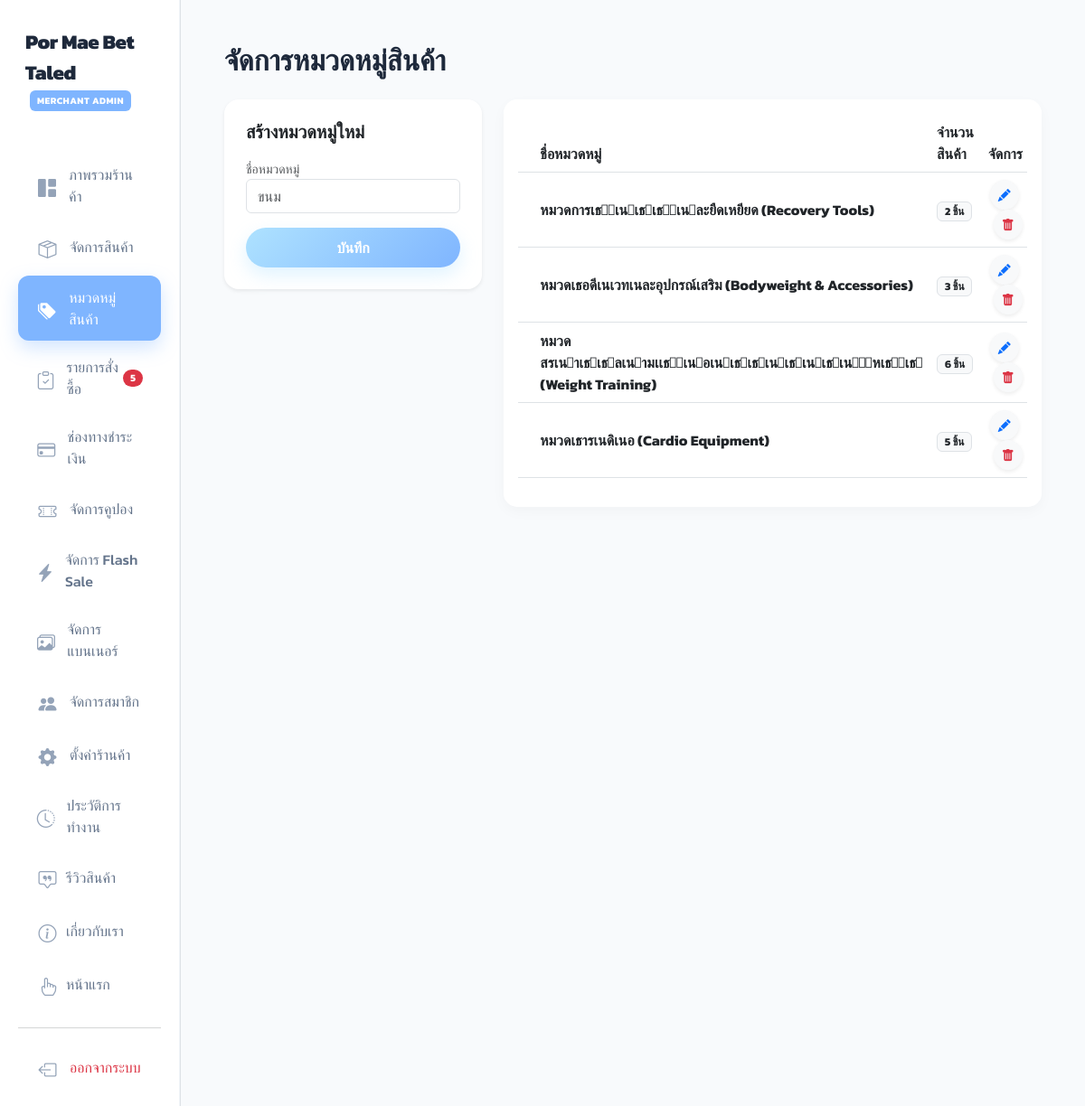
The app's page /admin_categories.php (signed in), older data.
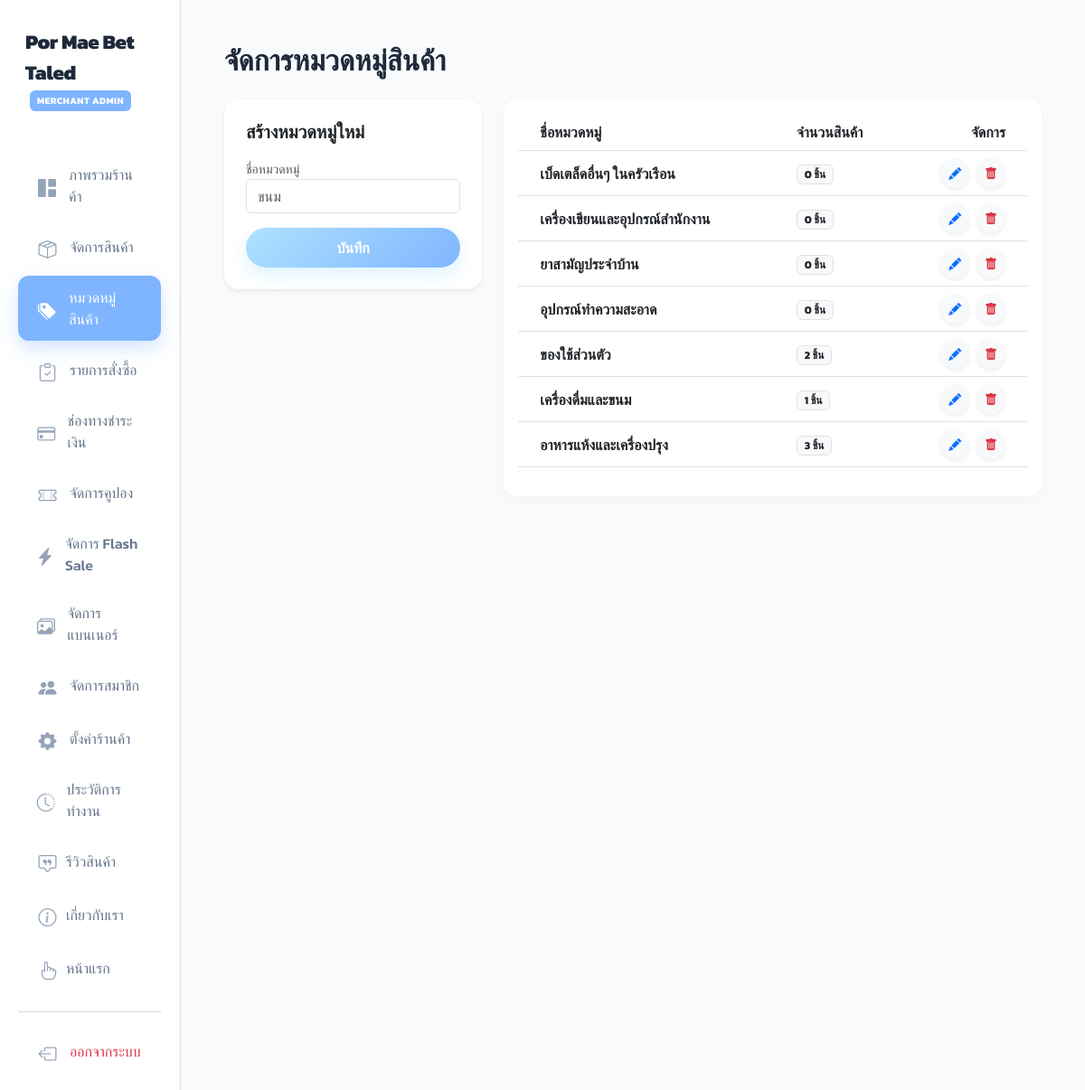
The same page, newer data.
### tables this page shows
CREATE TABLE `categories` (
  `id` int(11) NOT NULL,
  `name` varchar(100) NOT NULL
);

### db.php (called while the page is built, shortened)
<?php
function get_csrf_token() {
    return $_SESSION['csrf_token'] ?? '';
}
?>

### admin_categories.php (the view, shortened to what the changed rows need)
<?php
include 'db.php';
?>
<!DOCTYPE html>
<html lang="th">
<head>
    <link href="https://cdn.jsdelivr.net/npm/bootstrap@5.3.0/dist/css/bootstrap.min.css" rel="stylesheet">
    <link rel="stylesheet" href="https://cdn.jsdelivr.net/npm/bootstrap-icons@1.11.1/font/bootstrap-icons.css">
</head>
<body>
<div class="container-fluid">
    <div class="row">
        <div class="col-md-2 p-0 border-end bg-white">
            <div class="collapse d-md-block" id="sidebarMenu">
                <div style="min-height: 100vh;">
                    <?php include 'admin_sidebar.php'; ?>
                </div>
            </div>
        </div>
        <div class="col-md-10 p-4 p-md-5">
            <h2 class="fw-bold mb-4">จัดการหมวดหมู่สินค้า</h2>
            <div class="row">
                <div class="col-md-8">
                    <div class="card table-card p-3">
                        <div class="table-responsive">
                            <table class="table align-middle table-hover">
                                <thead class="bg-light">
                                    <tr>
                                        <th class="ps-4">ชื่อหมวดหมู่</th>
                                        <th>จำนวนสินค้า</th>
                                        <th class="text-end pe-4">จัดการ</th>
                                    </tr>
                                </thead>
                                <tbody>
                                    <?php
                                    $res = mysqli_query($conn, "SELECT c.*, (SELECT COUNT(*) FROM products p WHERE p.category_id = c.id) as prod_count FROM categories c ORDER BY c.id DESC");
                                    if(mysqli_num_rows($res) > 0): while($row = mysqli_fetch_assoc($res)):
                                    ?>
                                    <tr>
                                        <td class="ps-4 fw-bold"><?= $row['name'] ?></td>
                                        <td><span class="badge bg-light text-dark border"><?= $row['prod_count'] ?> ชิ้น</span></td>
                                        <td class="text-end pe-4">
                                            <button onclick="editCat(<?= $row['id'] ?>, '<?= $row['name'] ?>')" class="btn btn-light text-primary btn-sm rounded-circle shadow-sm me-1" data-bs-toggle="modal" data-bs-target="#editModal"><i class="bi bi-pencil-fill"></i></button>
                                            <a href="?delete=<?= $row['id'] ?>&csrf_token=<?= get_csrf_token() ?>" class="btn btn-light text-danger btn-sm rounded-circle shadow-sm" onclick="return confirm('ยืนยันลบ?');"><i class="bi bi-trash-fill"></i></a>
                                        </td>
                                    </tr>
                                    <?php endwhile; else: ?>
                                        <tr><td colspan="3" class="text-center py-4 text-muted">ยังไม่มีหมวดหมู่</td></tr>
                                    <?php endif; ?>
                                </tbody>
                            </table>
                        </div>
                    </div>
                </div>
            </div>
        </div>
    </div>
</div>
</body>
</html>

### admin_sidebar.php (shortened to what the changed rows need)
<?php
$current_page = basename($_SERVER['PHP_SELF']);
?>
<link rel="stylesheet" href="style.css?v=2.3">
<div class="sidebar d-flex flex-column h-100">
    <nav class="nav flex-column">
        <?php
        $pending_orders_count = 0;
        if (isset($conn)) {
            $q_pending = mysqli_query($conn, "SELECT COUNT(*) as count FROM orders WHERE status = 'pending'");
            if ($q_pending) {
                $pending_orders_count = mysqli_fetch_assoc($q_pending)['count'] ?? 0;
            }
        }
        ?>
        <a class="nav-link <?= $current_page == 'admin_orders.php' ? 'active' : '' ?>" href="admin_orders.php">
            <i class="bi bi-clipboard-check"></i> รายการสั่งซื้อ
            <?php if($pending_orders_count > 0): ?>
                <span class="badge bg-danger ms-auto rounded-pill" style="font-size: 0.7rem; padding: 4px 8px; font-weight: 700;"><?= $pending_orders_count ?></span>
            <?php endif; ?>
        </a>
    </nav>
</div>

Row changes from the older to the newer data that the page shows:
removed categories: name "หมวดการเธืเนเธเธูเนละยืดเหยียด (Recovery Tools)", prod_count "2"
removed categories: name "หมวดเธอดีเนเวทเนละอุปกรณ์เสริม (Bodyweight & Accessories)", prod_count "3"
removed categories: name "หมวดสรเนาเธเธลเนามเเธืเนอเนเธเธเนเธเนเธเนำหเธัเธ (Weight Training)", prod_count "6"
removed categories: name "หมวดเธารเนดิเนอ (Cardio Equipment)", prod_count "5"
added categories: name "เบ็ดเตล็ดอื่นๆ ในครัวเรือน", prod_count "0"
added categories: name "เครื่องเขียนและอุปกรณ์สำนักงาน", prod_count "0"
added categories: name "ยาสามัญประจำบ้าน", prod_count "0"
added categories: name "อุปกรณ์ทำความสะอาด", prod_count "0"
added categories: name "ของใช้ส่วนตัว", prod_count "2"
added categories: name "เครื่องดื่มและขนม", prod_count "1"
added categories: name "อาหารแห้งและเครื่องปรุง", prod_count "3"
Text that changed along with them:
$pending_orders_count: "5" → (not shown)
